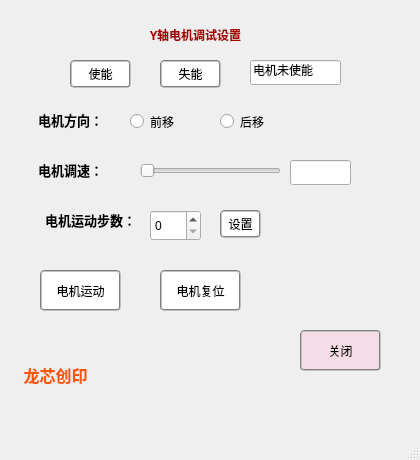
<?xml version="1.0" encoding="UTF-8"?>
<ui version="4.0">
 <class>y_window</class>
 <widget class="QMainWindow" name="y_window">
  <property name="geometry">
   <rect>
    <x>0</x>
    <y>0</y>
    <width>420</width>
    <height>460</height>
   </rect>
  </property>
  <property name="windowTitle">
   <string>MainWindow</string>
  </property>
  <widget class="QWidget" name="centralwidget">
   <widget class="QLineEdit" name="lineEdit_2">
    <property name="geometry">
     <rect>
      <x>250</x>
      <y>60</y>
      <width>91</width>
      <height>25</height>
     </rect>
    </property>
    <property name="text">
     <string>电机未使能</string>
    </property>
   </widget>
   <widget class="QLabel" name="label_5">
    <property name="geometry">
     <rect>
      <x>10</x>
      <y>320</y>
      <width>91</width>
      <height>51</height>
     </rect>
    </property>
    <property name="styleSheet">
     <string notr="true">border-image: url(:/one.png);</string>
    </property>
    <property name="text">
     <string/>
    </property>
   </widget>
   <widget class="QPushButton" name="reset_button">
    <property name="geometry">
     <rect>
      <x>160</x>
      <y>270</y>
      <width>81</width>
      <height>41</height>
     </rect>
    </property>
    <property name="styleSheet">
     <string notr="true">border:2px groove gray;border-radius:
4px;padding:2px 4px;
background-color: rgb(255, 255, 255);</string>
    </property>
    <property name="text">
     <string>电机复位</string>
    </property>
   </widget>
   <widget class="QSpinBox" name="step_spinBox">
    <property name="geometry">
     <rect>
      <x>150</x>
      <y>210</y>
      <width>51</width>
      <height>31</height>
     </rect>
    </property>
    <property name="maximum">
     <number>10000</number>
    </property>
    <property name="singleStep">
     <number>100</number>
    </property>
   </widget>
   <widget class="QLabel" name="label">
    <property name="geometry">
     <rect>
      <x>30</x>
      <y>160</y>
      <width>81</width>
      <height>21</height>
     </rect>
    </property>
    <property name="font">
     <font>
      <family>微软雅黑</family>
     </font>
    </property>
    <property name="text">
     <string>&lt;html&gt;&lt;head/&gt;&lt;body&gt;&lt;p align=&quot;center&quot;&gt;&lt;span style=&quot; font-size:10pt; font-weight:700; color:#000000;&quot;&gt;电机调速：&lt;/span&gt;&lt;/p&gt;&lt;/body&gt;&lt;/html&gt;</string>
    </property>
   </widget>
   <widget class="QLabel" name="label_6">
    <property name="geometry">
     <rect>
      <x>10</x>
      <y>360</y>
      <width>91</width>
      <height>31</height>
     </rect>
    </property>
    <property name="text">
     <string>&lt;html&gt;&lt;head/&gt;&lt;body&gt;&lt;p align=&quot;center&quot;&gt;&lt;span style=&quot; font-size:12pt; font-weight:700; color:#ff5500;&quot;&gt;龙芯创印&lt;/span&gt;&lt;/p&gt;&lt;/body&gt;&lt;/html&gt;</string>
    </property>
   </widget>
   <widget class="QRadioButton" name="front_button">
    <property name="geometry">
     <rect>
      <x>130</x>
      <y>110</y>
      <width>118</width>
      <height>23</height>
     </rect>
    </property>
    <property name="text">
     <string>前移</string>
    </property>
   </widget>
   <widget class="QLabel" name="label_2">
    <property name="geometry">
     <rect>
      <x>30</x>
      <y>110</y>
      <width>81</width>
      <height>21</height>
     </rect>
    </property>
    <property name="font">
     <font>
      <family>微软雅黑</family>
     </font>
    </property>
    <property name="text">
     <string>&lt;html&gt;&lt;head/&gt;&lt;body&gt;&lt;p align=&quot;center&quot;&gt;&lt;span style=&quot; font-size:10pt; font-weight:700; color:#000000;&quot;&gt;电机方向：&lt;/span&gt;&lt;/p&gt;&lt;/body&gt;&lt;/html&gt;</string>
    </property>
   </widget>
   <widget class="QPushButton" name="y_close_button">
    <property name="geometry">
     <rect>
      <x>300</x>
      <y>330</y>
      <width>81</width>
      <height>41</height>
     </rect>
    </property>
    <property name="styleSheet">
     <string notr="true">border:2px groove gray;border-radius:
4px;padding:2px 4px;
background-color: rgb(245, 220, 230);</string>
    </property>
    <property name="text">
     <string>关闭</string>
    </property>
   </widget>
   <widget class="QLabel" name="label_4">
    <property name="geometry">
     <rect>
      <x>120</x>
      <y>10</y>
      <width>151</width>
      <height>51</height>
     </rect>
    </property>
    <property name="font">
     <font>
      <family>黑体</family>
     </font>
    </property>
    <property name="text">
     <string>&lt;html&gt;&lt;head/&gt;&lt;body&gt;&lt;p align=&quot;center&quot;&gt;&lt;span style=&quot; font-weight:700; color:#aa0000;&quot;&gt;Y轴电机调试设置&lt;/span&gt;&lt;/p&gt;&lt;/body&gt;&lt;/html&gt;</string>
    </property>
   </widget>
   <widget class="QPushButton" name="pushButton">
    <property name="geometry">
     <rect>
      <x>40</x>
      <y>270</y>
      <width>81</width>
      <height>41</height>
     </rect>
    </property>
    <property name="styleSheet">
     <string notr="true">border:2px groove gray;border-radius:
4px;padding:2px 4px;
background-color: rgb(255, 255, 255);
</string>
    </property>
    <property name="text">
     <string>电机运动</string>
    </property>
   </widget>
   <widget class="QLineEdit" name="lineEdit">
    <property name="geometry">
     <rect>
      <x>290</x>
      <y>160</y>
      <width>61</width>
      <height>25</height>
     </rect>
    </property>
   </widget>
   <widget class="QLabel" name="label_3">
    <property name="geometry">
     <rect>
      <x>30</x>
      <y>200</y>
      <width>121</width>
      <height>41</height>
     </rect>
    </property>
    <property name="font">
     <font>
      <family>微软雅黑</family>
     </font>
    </property>
    <property name="text">
     <string>&lt;html&gt;&lt;head/&gt;&lt;body&gt;&lt;p align=&quot;center&quot;&gt;&lt;span style=&quot; font-size:10pt; font-weight:700; color:#000000;&quot;&gt;电机运动步数：&lt;/span&gt;&lt;/p&gt;&lt;/body&gt;&lt;/html&gt;</string>
    </property>
   </widget>
   <widget class="QPushButton" name="get_button">
    <property name="geometry">
     <rect>
      <x>70</x>
      <y>60</y>
      <width>61</width>
      <height>28</height>
     </rect>
    </property>
    <property name="styleSheet">
     <string notr="true">border:2px groove gray;border-radius:
4px;padding:2px 4px;
background-color: rgb(255, 255, 255);</string>
    </property>
    <property name="text">
     <string>使能</string>
    </property>
   </widget>
   <widget class="QPushButton" name="step_set_button">
    <property name="geometry">
     <rect>
      <x>220</x>
      <y>210</y>
      <width>41</width>
      <height>28</height>
     </rect>
    </property>
    <property name="styleSheet">
     <string notr="true">border:2px groove gray;border-radius:
4px;padding:2px 4px;
background-color: rgb(255, 255, 255);</string>
    </property>
    <property name="text">
     <string>设置</string>
    </property>
   </widget>
   <widget class="QSlider" name="horizontalSlider">
    <property name="geometry">
     <rect>
      <x>140</x>
      <y>160</y>
      <width>141</width>
      <height>22</height>
     </rect>
    </property>
    <property name="maximum">
     <number>1000</number>
    </property>
    <property name="pageStep">
     <number>100</number>
    </property>
    <property name="orientation">
     <enum>Qt::Horizontal</enum>
    </property>
   </widget>
   <widget class="QPushButton" name="lose_button">
    <property name="geometry">
     <rect>
      <x>160</x>
      <y>60</y>
      <width>61</width>
      <height>28</height>
     </rect>
    </property>
    <property name="styleSheet">
     <string notr="true">border:2px groove gray;border-radius:
4px;padding:2px 4px;
background-color: rgb(255, 255, 255);</string>
    </property>
    <property name="text">
     <string>失能</string>
    </property>
   </widget>
   <widget class="QRadioButton" name="back_button">
    <property name="geometry">
     <rect>
      <x>220</x>
      <y>110</y>
      <width>118</width>
      <height>23</height>
     </rect>
    </property>
    <property name="text">
     <string>后移</string>
    </property>
   </widget>
  </widget>
  <widget class="QMenuBar" name="menubar">
   <property name="geometry">
    <rect>
     <x>0</x>
     <y>0</y>
     <width>420</width>
     <height>27</height>
    </rect>
   </property>
  </widget>
  <widget class="QStatusBar" name="statusbar"/>
 </widget>
 <resources/>
 <connections/>
</ui>
